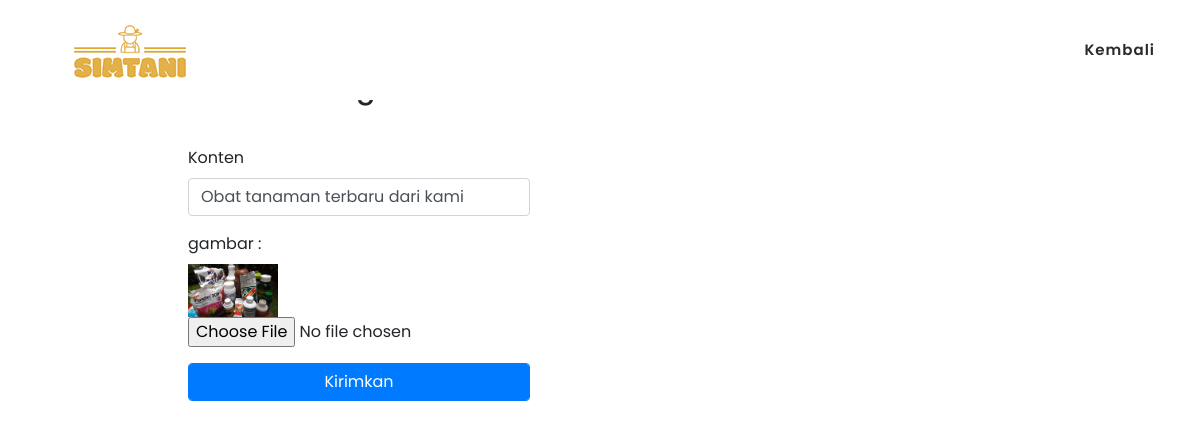
The page /ubahpostingan.php?id=45 (signed in) on the database its author committed.
### tables this page shows
CREATE TABLE `postingan` (
  `id` int(12) NOT NULL,
  `username` varchar(50) NOT NULL,
  `konten` varchar(255) NOT NULL,
  `gambar` varchar(255) NOT NULL,
  `tanggaldibuat` varchar(255) NOT NULL,
  `status` varchar(50) NOT NULL
);

### config/functions.php (called while the page is built, shortened)
<?php
$conn = mysqli_connect("localhost","root","","ppl");
function query($querry){
    global $conn;
    $result = mysqli_query($conn,$querry);
    $rows=[];
    while ( $row = mysqli_fetch_assoc($result)){
        $rows[]=$row;
    }
    return $rows;
}
 ?>

### ubahpostingan.php (the view, shortened to what this page needs)
<?php
require'..\ppl\config\functions.php';
$tabel=$_SESSION["tabel"];
$id=$_GET["id"];
$adm = query("SELECT * FROM postingan WHERE id = $id")[0];
?>
<!DOCTYPE html>
<html>
<head>
    <link rel="stylesheet" type="text/css" href="assets/css/bootstrap.min.css">
    <link rel="stylesheet" type="text/css" href="assets/css/font-awesome.css">
    <link rel="stylesheet" href="assets/css/index.css">
    <link rel="stylesheet" href="assets/css/owl-carousel.css">
    <link rel="stylesheet" href="assets/css/lightbox.css">
    </head>
</head>
<body>
<header class="header-area header-sticky">
        <div class="container">
            <div class="row">
                <div class="col-12">
                    <nav class="main-nav">
                        <a href="index<?= $tabel;?>.php"class="logo">
                            <img src="assets/images/simtanilogo.png" align="klassy cafe html template">
                        </a>
                        <ul class="nav">
                            <li class="scroll-to-section"><a href="komunitas.php">Kembali</a></li>
                        </ul>
                    </nav>
                </div>
            </div>
        </div>
    </header>
<section class="ftco-section">
		<div class="container">
			<div class="row justify-content-center">
				<div class="col-md-12 col-lg-10">
					<div class="wrap d-md-flex">
						<div class="login-wrap p-4 p-md-5">
			      	<div class="d-flex">
			      		<div class="w-100">
			      			<h3 class="mb-4">Ubah Postingan</h3>
			      		</div>
			      	</div>
							<form action="" class="signin-form" method="post" enctype="multipart/form-data">
                    <div class="form-group mb-3">
			      			<label class="label" for="konten">Konten</label>
			      			<input type="text" class="form-control" name="konten" id="konten" placeholder="konten" required value="<?=$adm["konten"]?>">
			      		</div>
                    <div class="form-group mb-3">
                        <label for="gambar">gambar : </label><br>
                        <img src="gambarpostingan/<?=$adm["gambar"];?>" alt="" width="90"><br>
                        <input type="file" name="gambar" id="gambar">
                    </div>
		            <div class="form-group">
		            	<button type="submit" name="posting" class="form-control btn btn-primary rounded submit px-3" >Kirimkan</button>
		            </div>
				</div>
		      </div>
				</div>
			</div>
		</div>
</section>
</body>
</html>

### assets/css/index.css (style rules this page uses)
html, body, div, span, applet, object, iframe, h1, h2, h3, h4, h5, h6, p, blockquote, div pre, a, abbr, acronym, address, big, cite, code, del, dfn, em, font, img, ins, kbd, q, s, samp, small, strike, strong, sub, sup, tt, var, b, u, i, center, dl, dt, dd, ol, ul, li, figure, header, nav, section, article, aside, footer, figcaption { margin: 0; padding: 0; border: 0; outline: 0; }
ul, li { padding: 0; margin: 0; list-style: none; }
header, nav, section, article, aside, footer, hgroup { display: block; }
* { box-sizing: border-box; }
html, body { font-family: 'Poppins', sans-serif; font-weight: 400; background-color: #fff; font-size: 16px; -ms-text-size-adjust: 100%; -webkit-font-smoothing: antialiased; -moz-osx-font-smoothing: grayscale; }
a { text-decoration: none !important; }
h1, h2, h3, h4, h5, h6 { margin-top: 0px; margin-bottom: 0px; }
ul { margin-bottom: 0px; }
html, body { background: #fff; font-family: 'Poppins', sans-serif; }
.header-area { background-color: #fff; position: absolute; top: 0px; left: 0px; right: 0px; z-index: 100; height: 100px; -webkit-transition: all .5s ease 0s; -moz-transition: all .5s ease 0s; -o-transition: all .5s ease 0s; transition: all .5s ease 0s; }
.header-area .main-nav { min-height: 80px; background: transparent; }
.header-area .main-nav .logo { line-height: 100px; color: #fff; font-size: 28px; font-weight: 700; text-transform: uppercase; letter-spacing: 2px; float: left; -webkit-transition: all 0.3s ease 0s; -moz-transition: all 0.3s ease 0s; -o-transition: all 0.3s ease 0s; transition: all 0.3s ease 0s; }
.header-area .main-nav .nav { float: right; margin-top: 30px; margin-right: 0px; background-color: transparent; -webkit-transition: all 0.3s ease 0s; -moz-transition: all 0.3s ease 0s; -o-transition: all 0.3s ease 0s; transition: all 0.3s ease 0s; position: relative; z-index: 999; }
.header-area .main-nav .nav li { padding-left: 15px; padding-right: 15px; }
.header-area .main-nav .nav li:last-child { padding-right: 0px; }
.header-area .main-nav .nav li a { display: block; font-weight: 600; font-size: 15px; color: #2a2a2a; text-transform: capitalize; -webkit-transition: all 0.3s ease 0s; -moz-transition: all 0.3s ease 0s; -o-transition: all 0.3s ease 0s; transition: all 0.3s ease 0s; height: 40px; line-height: 40px; border: transparent; letter-spacing: 1px; }
.header-area .main-nav .nav li a { color: #2a2a2a; }
.header-area.header-sticky { min-height: 80px; }
.header-area .nav { margin-top: 30px; }
@media (max-width: 1200px) { .header-area .main-nav .nav li { padding-left: 12px; padding-right: 12px; } }
@media (max-width: 1200px) { .header-area .main-nav:before { display: none; } }
@media (min-width: 767px) { .header-area .main-nav .nav { display: flex !important; } }
*, *:before, *:after { -webkit-box-sizing: border-box; box-sizing: border-box; -webkit-font-smoothing: antialiased; -moz-osx-font-smoothing: grayscale; }

### rows shown on the page
postingan: konten "Obat tanaman terbaru dari kami", gambar (picture)
